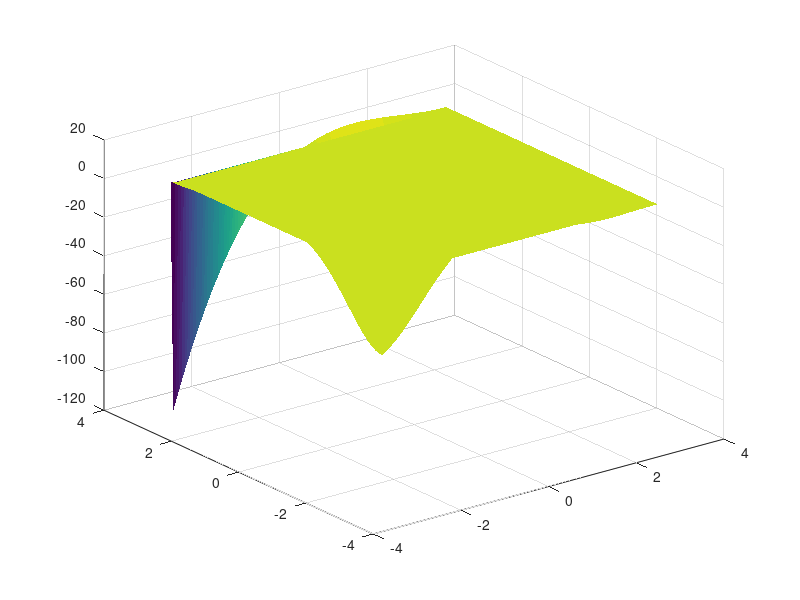
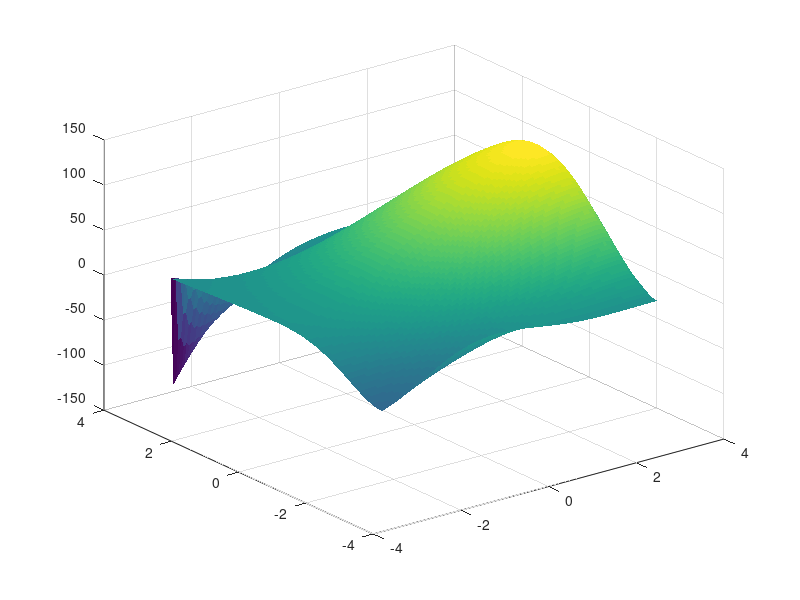

These figures' MATLAB source, in order:
%% Created by Grant Mottershaw
% 3/19/2017
clear
clc
%% Defining the domain of intrest
% X Boundarys  
ax=pi;
bx=-pi;
% Y Boundarys 
ay=pi;
by=-pi;
%% The boundry 
n=100;
m=n;
%Domain 
Do=ones(n,m)*0.00001;
x=pi:-(2*pi/(m-1)):-pi;
y=pi:-(2*pi/(n-1)):-pi;
% TOP 
    g=x.*(x-ax).^2;
    Do(1,:)=g;   
%Bottom
    f=(x-ax).^2.*cos((pi.*x)./ax);
    Do(n,:)=f;
   
%Right hand vertical
%     g=Do(n,end);
%     f=Do(1,end);
    Do(:,m)=g+(y-ay)/(by-ay).*(f-g);
%left hand verical
   % Neuman boundary Condition
u=Do;
figure(1)
surf(x,y,u,'EdgeColor','none')
%% the solve
F=zeros(n);
%% The function we have to have at every point 
for i=2:1:n-1
        for j=2:1:m-1
           F(i,j)=sin((pi*(x(i)-ax)/(bx-ax)))*cos((pi/2)*(2*(y(j)-ay)/(by-ay)-1));
        end
end
%% solving the PDE
lamda=0; % to stop the while loop

% These are used to help count the error for each cycle. 
u1=0;
u2=0;

lamda=1;

error=100; % Becasue we have not solved it yet the Error is a baseline of 100%
while error > 0.1 
    lamda=lamda+0.001;
    if lamda == 2 % Makes sure that the Program doesn't run too long 
        break;
    end 
    u1=u; % the value before they run though the system 
    for i=2:1:n-1
        for j=2:1:m-1
            u(i,j)=1/4*(u(i+1,j)+u(i-1,j)+u(i,j+1)+u(i,j+1))+F(i,j);
            % The diagonals on the square around the point 
            u(i,j)=1/4*(u(i+1,j+1)+u(i+1,j-1)+u(i-1,j+1)+u(i-1,j+1))+F(i,j);     
        end
    end
u2=u;   % the values after they are calclated. 
error=max(max(abs((u1-u2)./u2)))*100;

u=u2*lamda+(1-lamda)*u1;
end
%% The Results 
    
error=max(max(abs((u1-u2)./u2)))*100
count=(lamda-1)*1000
figure(2)
surf(x,y,u,'EdgeColor','none')

